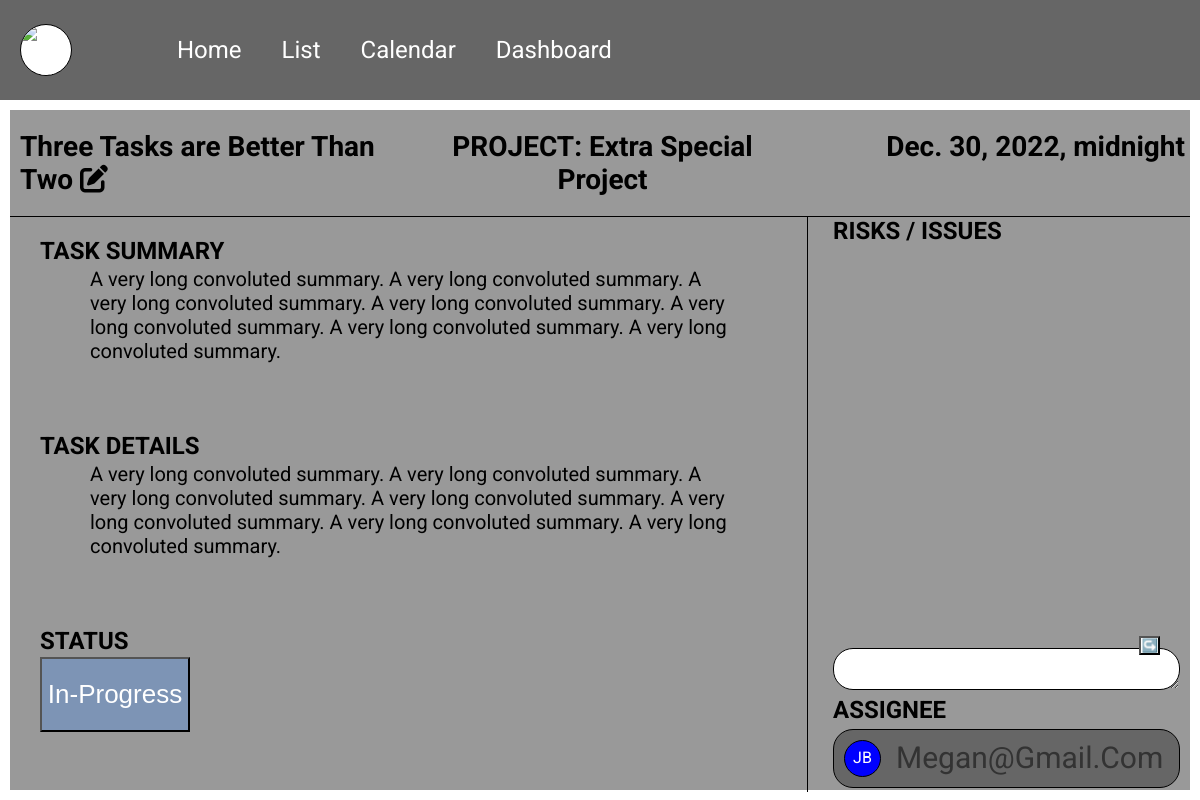
Before: /tasks/4 with the older database file.
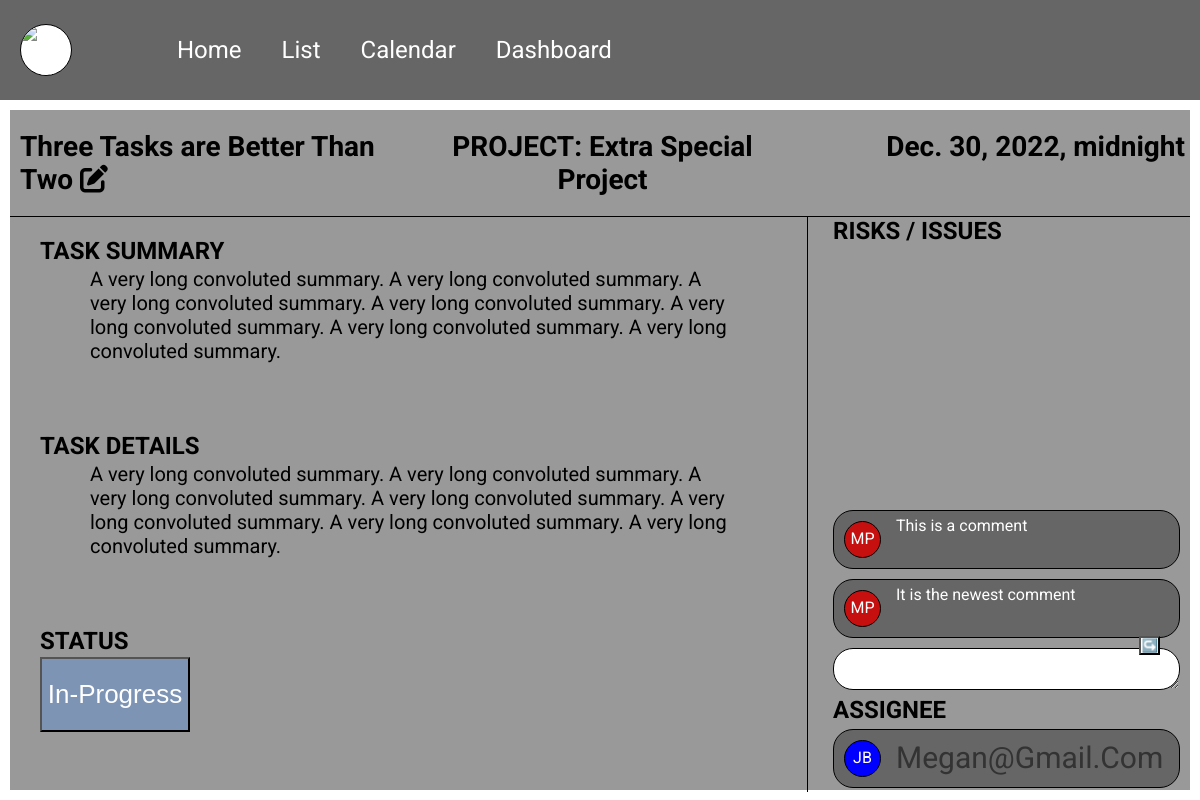
After: the same page with the newer database file.
### tasks/models.py (models this page shows)
class Comment(models.Model):
    created_on = models.DateTimeField(auto_now_add=True)
    author = models.ForeignKey(
        get_user_model(),
        on_delete=models.CASCADE,
        related_name="comment_task_author"
    )
    comment = models.TextField()
    task = models.ForeignKey(
        Task,
        on_delete=models.CASCADE,
        related_name="comment_task"
    )
    def __str__(self):
        return self.comment

### accounts/models.py (models this page shows)
class CustomUser(AbstractBaseUser, PermissionsMixin):
    email = models.EmailField(_('email address'), unique=True)
    is_staff = models.BooleanField(default=False)
    is_active = models.BooleanField(default=True)
    date_joined = models.DateTimeField(default=timezone.now)
    USERNAME_FIELD = 'email'
    REQUIRED_FIELDS = []
    color = models.CharField(max_length=7, default="#FFFFFF")
    first_name = models.CharField(max_length=128)
    last_name = models.CharField(max_length=128)
    phone = models.CharField(max_length=9, null=True)
    image = models.ImageField(upload_to='images/', default='default_img.png')
    objects = CustomUserManager()
    def __str__(self):
        return self.email

### tasks/views.py (the view, shortened to what this page needs)
# urls.py: path('<int:pk>', TaskDetailView.as_view(), name="task-detail"),
class TaskDetailView(FormMixin, DetailView):
    template_name = "tasks/task-detail.html"
    model = Task
    form_class = TaskCommentForm
    def get_context_data(self, **kwargs):
        context = super(TaskDetailView, self).get_context_data(**kwargs)
        context['comments'] = Comment.objects.all().order_by('created_on').reverse()
        context['form'] = TaskCommentForm(initial={'task': self.object})
        return context

### tasks/forms.py
class TaskCommentForm(forms.ModelForm):
    class Meta:
        model = Comment
        fields = ['comment']

### projects/models.py (called while the page is built)
    def __str__(self):
        return self.title

### tasks/models.py (called while the page is built)
    def __str__(self):
        return self.name

### templates/tasks/task-detail.html (shortened to what this page needs)
{% extends 'base.html' %}
{% load static %}
{% block links %}
    <link rel="stylesheet" href="{% static 'css/task-detail.css' %}" />
{% endblock links %}
{% block contents %}
<div class="everything">
    <div class="top-section">
        <div class="task-name">
            <h3>{{ task.task_name | truncatechars:100 }} <a href="{% url 'task-update' task.id%}"><i class="fa-solid fa-pen-to-square"></i></a></h3>
        </div>
        <div class="project">
            <h3>PROJECT: {{ task.project | truncatechars:100 }}</h3>
        </div>
        <div class="deadline">
            <h3>{{ task.deadline }}</h3>
        </div>
    </div>
    <div class="bottom-section">
        <div class="left-section">
            <div class="summary">
                <h4>TASK SUMMARY</h4>
                <p>{{ task.task_summary }}</p>
            </div>
            <div class="details">
                <h4>TASK DETAILS</h4>
                <p>{{ task.task_details}}</p>
            </div>
            <div class="status">
                <h4>STATUS</h4>
                <button>{{ task.status }}</button>
            </div>
        </div>
        <div class="right-section">
            <h4>RISKS / ISSUES</h4>
            <div class="risks">
                <div class="comments">
                    {% for comment in comments %}
                        {% if task.task_name == comment.task.task_name %}
                        <div class="comment-bubble">
                        <div class="circle" style="background-color: {{comment.author.color}};">{{ comment.author.first_name | slice:1 }}{{ comment.author.last_name | slice:1}}</div>
                        <span>{{ comment }}</span>
                        </div>
                        {% endif %}
                    {% endfor %}
                </div>
            </div>
            <div class="comment">
                <form method="POST">
                    <span>{{ form.comment }}</span>
                    <input type="submit" value="↪️" class="comment-button">
                </form>
            </div>
            <div class="assignee">
                <h4>ASSIGNEE</h4>
                <div class="user-bubble">
                    <div class="circle">JB</div>
                    <span>{{ task.assignee }}</span>
                </div>
            </div>
        </div>
    </div>
</div>
{% endblock contents %}

Changed rows visible on the page:
added Comment: author.first_name "M", author.last_name "P", comment "It is the newest comment"
added Comment: author.first_name "M", author.last_name "P", comment "This is a comment"
